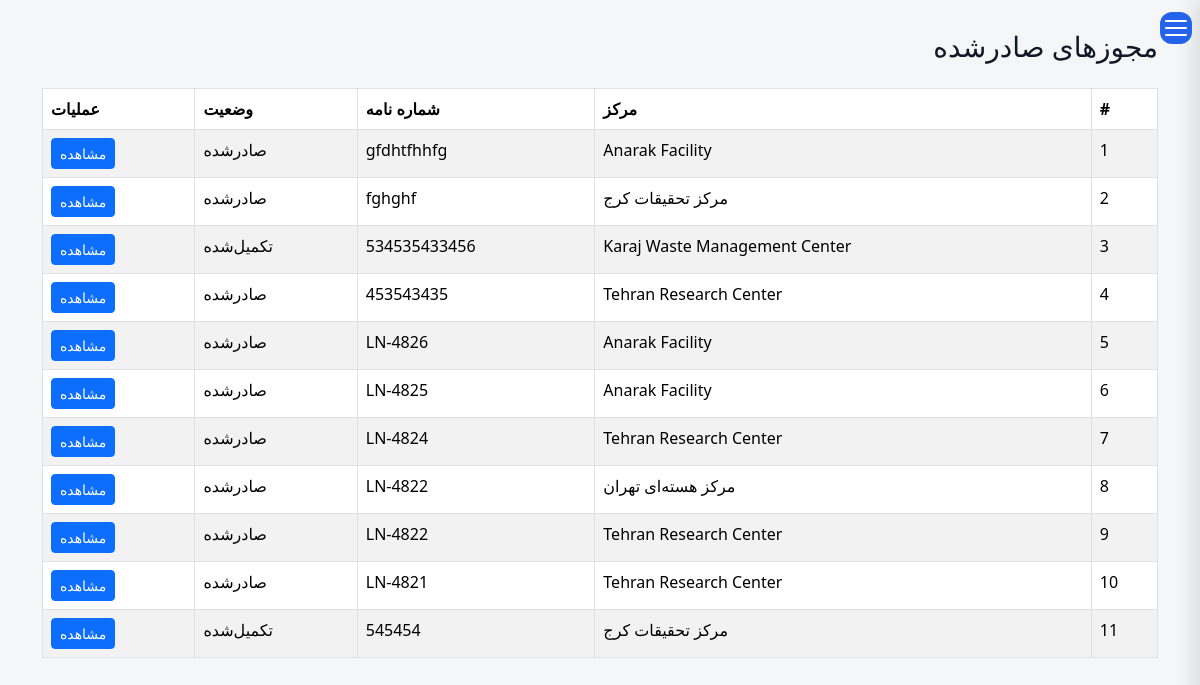
The app's page /contract/licenses/issued/ (signed in), older data.
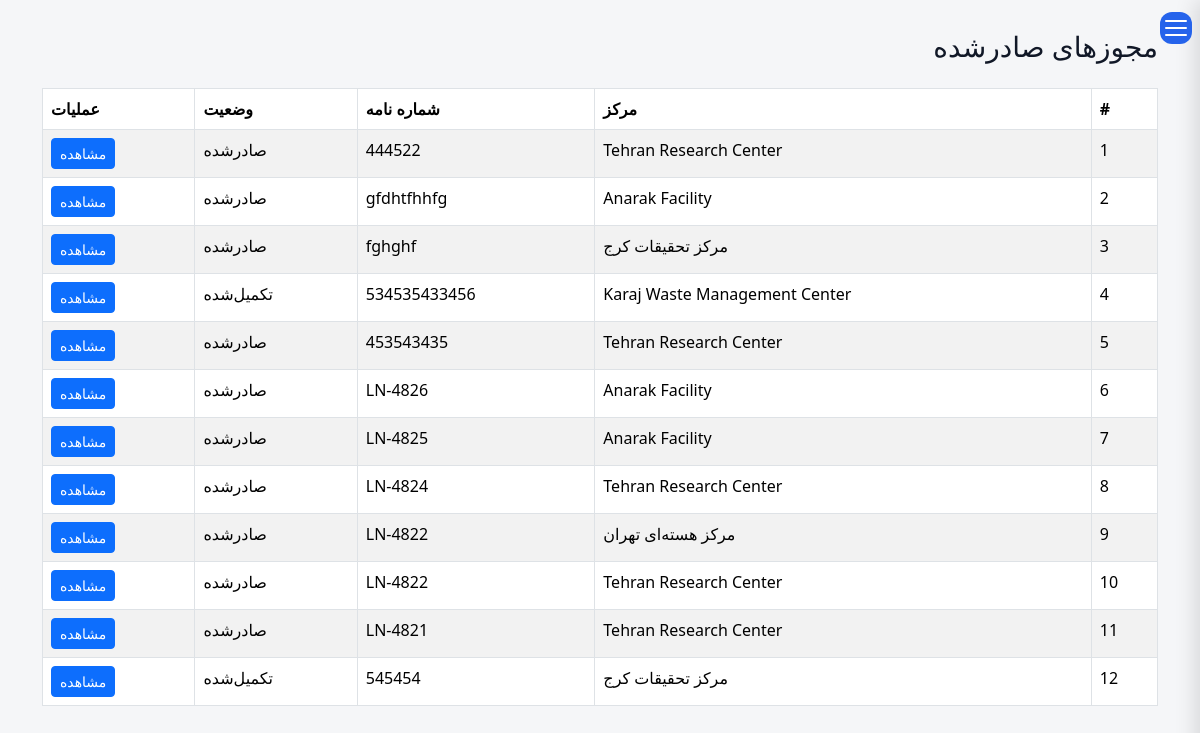
The same page, newer data.
### operations/models.py (models this page shows, shortened)
class LicenseRequest(models.Model):
    facility = models.ForeignKey(
        FacilityModel,
        on_delete=models.PROTECT,
        related_name="license_requests",
    )
    letter_number = models.CharField(_("Letter Number"),
        max_length=100,
        blank=True,
        null=True,
    )
    letter_date = models.DateField(_("Letter Date"),
        blank=True,
        null=True,
    )
    status = models.CharField( _("Status"),
        max_length=20,
        choices=LicenseStatus.choices,
        default=LicenseStatus.DRAFT,
    )
    status_date = models.DateTimeField( _("Status Date"),
        null=True,
        blank=True,
    )
    specification_completed = models.BooleanField(_("Specification Completed"),default=False,)
    description = models.TextField(
        _("Description"),
        blank=True,)
    created_by = models.ForeignKey(
        settings.AUTH_USER_MODEL,
        verbose_name=_("Created By"),
        on_delete=models.PROTECT,
    )
    created_at = models.DateTimeField( _("Created At"),
        auto_now_add=True,
    )
    updated_at = models.DateTimeField( _("Updated At"),
        auto_now=True,
    )
    history = HistoricalRecords()
    class Meta:
        ordering = ["-created_at"]
        verbose_name = _("License Request")
        verbose_name_plural = _("License Requests")

### facilities/models.py (models this page shows)
class FacilityModel(models.Model):
    name = models.CharField(
        _("Facility Name"),
        max_length=255, blank=True,null=True
    )
    responsible_person = models.CharField(
        _("Responsible Person"),
        max_length=150, blank=True,null=True
    )
    telephone = models.CharField(
        _("Telephone"),
        max_length=50, blank=True,null=True
    )
    email = models.EmailField(
        _("Email"),
        blank=True,null=True
    )
    address1 = models.CharField(
        _("Address Line 1"),
        max_length=255, blank=True,null=True
    )
    address2 = models.CharField(
        _("Address Line 2"),
        max_length=255,
         blank=True,null=True
    )
    postal_code = models.CharField(
        _("Postal Code"),
        max_length=20,
         blank=True,null=True
    )
    national_id = models.CharField(
        _("National ID"),
        max_length=50,
         blank=True,null=True
    )
    economic_code = models.CharField(
        _("Economic Code"),
        max_length=50,
         blank=True,null=True
    )
    created_at = models.DateTimeField(
        _("Created At"),
        auto_now_add=True
    )
    updated_at = models.DateTimeField(
        _("Updated At"),
        auto_now=True
    )
    class Meta:
        ordering = ["name"]
        verbose_name = _("Facility")
        verbose_name_plural = _("Facilities")
        constraints = [
            models.UniqueConstraint(
                fields=["national_id"],
                name="unique_facility_national_id",
                condition=models.Q(national_id__isnull=False),
            ),
            models.UniqueConstraint(
                fields=["postal_code"],
                name="unique_facility_postal_code",
                condition=models.Q(postal_code__isnull=False),
            ),
            models.UniqueConstraint(
                fields=["economic_code"],
                name="unique_facility_economic_code",
                condition=models.Q(economic_code__isnull=False),
            ),
        ]
    def __str__(self):
        return str(self.name) if self.name else _("Unnamed Facility")

### contract/views.py (the view)
def issued_license_list(request):
    licenses = (
        LicenseRequest.objects
        .filter(
            Q(status=LicenseStatus.ISSUED) |
            Q(status=LicenseStatus.COMPLETED)
        )
        .select_related("facility")
        .order_by("-updated_at")
    )
    return render(
        request,
        "contract/issued_license_list.html",
        {
            "licenses": licenses,
        },
    )

### templates/contract/issued_license_list.html (shortened to what this page needs)
{% extends "base.html" %}
{% load i18n %}
{% block content %}
<div class="container">
<h3 class="mb-4">{% trans "Issued Licenses" %}</h3>
<table class="table table-striped table-bordered">
<thead>
<tr>
    <th>#</th>
    <th>{% trans "Facility" %}</th>
    <th>{% trans "Letter Number" %}</th>
    <th>{% trans "Status" %}</th>
    <th>{% trans "Actions" %}</th>
</tr>
</thead>
<tbody>
{% for license in licenses %}
<tr>
<td>{{ forloop.counter }}</td>
<td>{{ license.facility }}</td>
<td>{{ license.letter_number }}</td>
<td>{{ license.get_status_display }}</td>
<td>
<a
class="btn btn-sm btn-primary"
href="{% url 'license_detail' license.pk %}">
{% trans "View" %}
</a>
</td>
</tr>
{% empty %}
<tr>
<td colspan="5">
{% trans "No issued licenses found." %}
</td>
</tr>
{% endfor %}
</tbody>
</table>
</div>
{% endblock %}

Row changes from the older to the newer data that the page shows:
added LicenseRequest: facility "Tehran Research Center", letter_number "444522", status "صادرشده"
